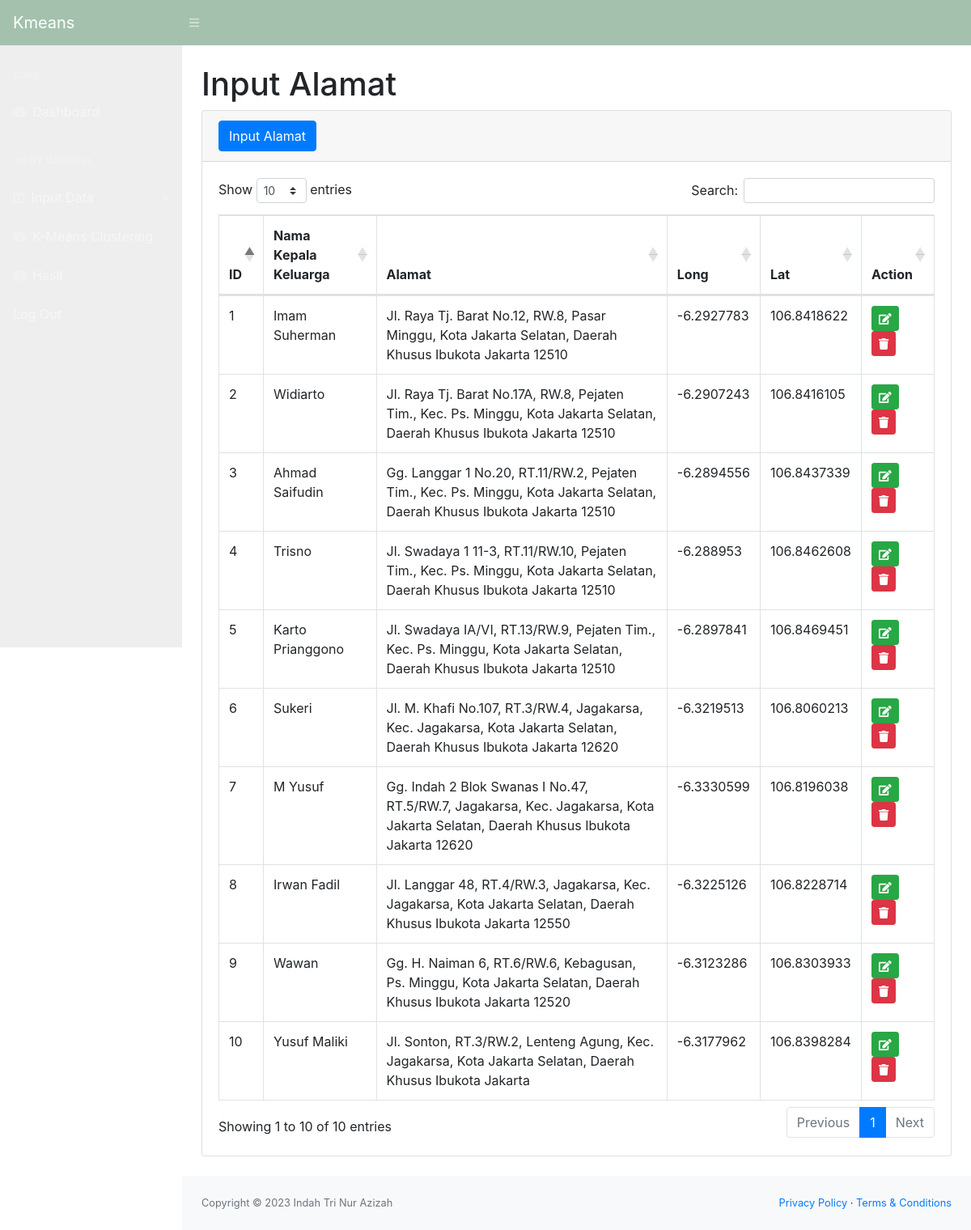
Screenshot of /masuk.php with the database file from the repository.
### tables this page shows
CREATE TABLE `dt_lok` (
  `id_lok` int(11) NOT NULL,
  `id_kk` int(11) NOT NULL,
  `alamat` varchar(150) NOT NULL,
  `lat` varchar(50) NOT NULL,
  `longit` varchar(50) NOT NULL
);

CREATE TABLE `dt_kk` (
  `id_kk` int(11) NOT NULL,
  `nama_kk` varchar(50) NOT NULL,
  `pendidikan` int(11) NOT NULL,
  `pekerjaan` int(11) NOT NULL,
  `tanggungan` int(11) NOT NULL,
  `pengeluaran` int(11) NOT NULL
);

### masuk.php (the view, shortened to what this page needs)
<?php
require 'koneksi.php';
?>
<!DOCTYPE html>
<html lang="en">
    <head>
        <link href="css/styles.css" rel="stylesheet" />
        <link href="https://cdn.datatables.net/1.10.20/css/dataTables.bootstrap4.min.css" rel="stylesheet" />
    </head>
    <body class="sb-nav-fixed">
        <nav style="background:#A3C1AD;" class="sb-topnav navbar navbar-expand navbar-dark">
            <a class="navbar-brand" href="index.php">Kmeans</a>
            <button class="btn btn-link btn-sm order-1 order-lg-0" id="sidebarToggle" href="#"><i class="fas fa-bars"></i></button>
        </nav>
        <div id="layoutSidenav">
            <div id="layoutSidenav_nav">
                <nav class="sb-sidenav accordion sb-sidenav-dark" id="sidenavAccordion">
                    <div class="sb-sidenav-menu">
                        <div class="nav">
                            <div class="sb-sidenav-menu-heading">Core</div>
                            <a class="nav-link" href="index.php">
                                <div class="sb-nav-link-icon"><i class="fas fa-tachometer-alt"></i></div>
                            </a>
                            <div class="sb-sidenav-menu-heading">Input Variabel</div>
                            <a class="nav-link collapsed" href="#" data-toggle="collapse" data-target="#collapseLayouts" aria-expanded="false" aria-controls="collapseLayouts">
                                <div class="sb-nav-link-icon"><i class="fas fa-columns"></i></div>
                                <div class="sb-sidenav-collapse-arrow"><i class="fas fa-angle-down"></i></div>
                            </a>
                            <a class="nav-link" href="keluar.php">
                                <div class="sb-nav-link-icon"><i class="fas fa-tachometer-alt"></i></div>
                            </a>
                            <a class="nav-link" href="hasil.php">
                                <div class="sb-nav-link-icon"><i class="fas fa-tachometer-alt"></i></div>
                            </a>
                            <a class="nav-link" href="login.php">
                            </a>
                        </div>
                    </div>
                </nav>
            </div>
            <div id="layoutSidenav_content">
                <main>
                    <div class="container-fluid">
                        <h1 class="mt-4">Input Alamat</h1>
                        <div class="card mb-4">
                            <div class="card-header">
                                <button type="button" class="btn btn-primary" data-toggle="modal" data-target="#myModal">
                                    Input Alamat
                                </button>
                            </div>
                            <div class="card-body">
                                <div class="table-responsive">
                                    <table class="table table-bordered" id="dataTable" width="100%" cellspacing="0">
                                        <thead>
                                            <tr>
                                                <th>ID</th>
                                                <th>Nama Kepala Keluarga</th>
                                                <th>Alamat</th>
                                                <th>Long</th>
                                                <th>Lat</th>
                                                <th>Action</th>
                                            </tr>
                                        </thead>
                                        <tbody>
                                            <?php
                                            $i=1;
                                            $ambilsemuadatastock = mysqli_query($conn,"SELECT * FROM dt_lok m, dt_kk s WHERE s.id_kk = m.id_kk");
                                            while ($data = mysqli_fetch_array($ambilsemuadatastock)){
                                                $idlok = $data['id_lok'];
                                                $id_kk = $data['id_kk'];
                                                $namakk = $data['nama_kk'];
                                                $alamat = $data['alamat'];
                                                $lat = $data['lat'];
                                                $longit = $data['longit'];
                                            ?>
                                            <tr>
                                                <td><?php echo $i++ ?></td>
                                                <td><?php echo $namakk ?></td>
                                                <td><?php echo $alamat ?></td>
                                                <td><?php echo $lat ?></td>
                                                <td><?php echo $longit ?></td>
                                                <td>
                                                <button type="button" class="btn btn-sm btn-success" data-toggle="modal" data-target="#modaledit-lok<?=$idlok?>">
                                                <i class="fas fa-edit"></i>
                                                </button>
                                                <button type="button" class="btn btn-sm btn-danger" data-toggle="modal" data-target="#modalhapus<?= $id_kk ?>">
                                                <i class="fas fa-trash"></i>
                                                </button>
                                                </td>
                                            </tr>
                                            <?php
                                            }
                                            ?>
                                        </tbody>
                                    </table>
                                </div>
                            </div>
                        </div>
                    </div>
                </main>
                <footer class="py-4 bg-light mt-auto">
                    <div class="container-fluid">
                        <div class="d-flex align-items-center justify-content-between small">
                            <div class="text-muted">Copyright &copy; 2023 Indah Tri Nur Azizah</div>
                            <div>
                                <a href="#">Privacy Policy</a>
                                &middot;
                                <a href="#">Terms &amp; Conditions</a>
                            </div>
                        </div>
                    </div>
                </footer>
            </div>
        </div>
    </body>
</html>

### rows the page displays
dt_lok: id_kk.nama_kk "Imam Suherman", alamat "Jl. Raya Tj. Barat No.12, RW.8, Pasar Minggu, Kota Jakarta Selatan, Daerah Khusus Ibukota Jakarta 12510", lat "-6.2927783", longit "106.8418622"
dt_lok: id_kk.nama_kk "Widiarto", alamat "Jl. Raya Tj. Barat No.17A, RW.8, Pejaten Tim., Kec. Ps. Minggu, Kota Jakarta Selatan, Daerah Khusus Ibukota Jakarta 12510", lat "-6.2907243", longit "106.8416105"
dt_lok: id_kk.nama_kk "Ahmad Saifudin", alamat "Gg. Langgar 1 No.20, RT.11/RW.2, Pejaten Tim., Kec. Ps. Minggu, Kota Jakarta Selatan, Daerah Khusus Ibukota Jakarta 12510", lat "-6.2894556", longit "106.8437339"
dt_lok: id_kk.nama_kk "Trisno", alamat "Jl. Swadaya 1 11-3, RT.11/RW.10, Pejaten Tim., Kec. Ps. Minggu, Kota Jakarta Selatan, Daerah Khusus Ibukota Jakarta 12510", lat "-6.288953", longit "106.8462608"
dt_lok: id_kk.nama_kk "Karto Prianggono", alamat "Jl. Swadaya IA/VI, RT.13/RW.9, Pejaten Tim., Kec. Ps. Minggu, Kota Jakarta Selatan, Daerah Khusus Ibukota Jakarta 12510", lat "-6.2897841", longit "106.8469451"
dt_lok: id_kk.nama_kk "Sukeri", alamat "Jl. M. Khafi No.107, RT.3/RW.4, Jagakarsa, Kec. Jagakarsa, Kota Jakarta Selatan, Daerah Khusus Ibukota Jakarta 12620", lat "-6.3219513", longit "106.8060213"
dt_lok: id_kk.nama_kk "M Yusuf", alamat "Gg. Indah 2 Blok Swanas I No.47, RT.5/RW.7, Jagakarsa, Kec. Jagakarsa, Kota Jakarta Selatan, Daerah Khusus Ibukota Jakarta 12620", lat "-6.3330599", longit "106.8196038"
dt_lok: id_kk.nama_kk "Irwan Fadil", alamat "Jl. Langgar 48, RT.4/RW.3, Jagakarsa, Kec. Jagakarsa, Kota Jakarta Selatan, Daerah Khusus Ibukota Jakarta 12550", lat "-6.3225126", longit "106.8228714"
dt_lok: id_kk.nama_kk "Wawan", alamat "Gg. H. Naiman 6, RT.6/RW.6, Kebagusan, Ps. Minggu, Kota Jakarta Selatan, Daerah Khusus Ibukota Jakarta 12520", lat "-6.3123286", longit "106.8303933"
dt_lok: id_kk.nama_kk "Yusuf Maliki", alamat "Jl. Sonton, RT.3/RW.2, Lenteng Agung, Kec. Jagakarsa, Kota Jakarta Selatan, Daerah Khusus Ibukota Jakarta", lat "-6.3177962", longit "106.8398284"
